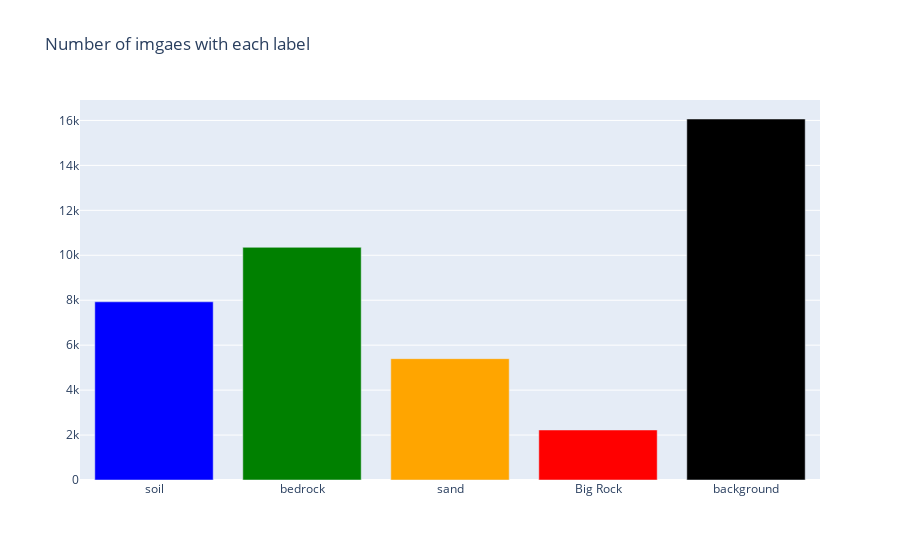

The notebook cell saved with this chart:
### Code cell
count_image_with_labels(c_d_l_t)

### Figure 1 — Plotly figure (JSON) as saved in the notebook; plotly's stock layout.template omitted (floating-point values rounded to 4 significant figures)
{"data": [{"marker": {"color": ["blue", "green", "orange", "red", "black"]}, "name": "Mean Color Distribution", "type": "bar", "x": ["soil", "bedrock", "sand", "Big Rock", "background"], "y": [7929, 10354, 5399, 2226, 16064]}], "layout": {"title": {"text": "Number of imgaes with each label"}}}
